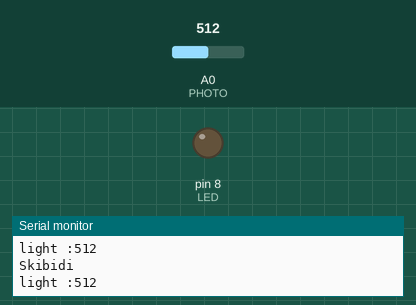
Simulated run of this sketch. Board: Arduino Uno, built with avr-gcc and run on an emulated ATmega328P. Shown: output pins drawn as LEDs (lit = HIGH), the last lines printed to the serial monitor. The inputs (shaded band) are chosen by the test bench; at power-on: A0 (PHOTO) = 512.

Above: at 1.3 s.
1.4 s: A0 (PHOTO) set to 259
2.9 s: A0 (PHOTO) set to 241
At 3.8 s:
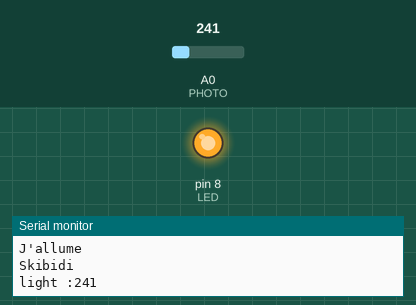
Timing chart, 0 to 5.9 s (numbered marks = the images above; inputs shaded):
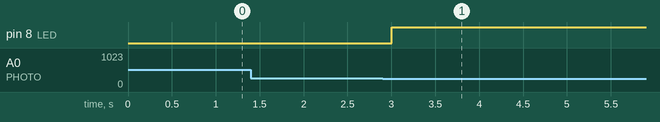

Measured:
- the behaviour switches between 251 and 250 on A0 (PHOTO) (found by bisection; images 0 and 1)
- after the input at 2.9 s, pin 8 (LED): LOW → HIGH after 0.10 s

The sketch:

test4.ino
```cpp
#define PHOTO A0
#define LED 8
#define MIN 250
#define MAX 450

bool allume = false;

void setup() {
  // put your setup code here, to run once:
  pinMode(LED, OUTPUT);
  Serial.begin(9600);
}

void loop() {
  // put your main code here, to run repeatedly:
  Serial.print("Skibidi\n");
  int x = analogRead(PHOTO);
  Serial.print("light :");
  Serial.println(x);

  if (x <= MIN){
    digitalWrite(LED, HIGH);
    if (!allume){
      Serial.println("J'allume");
    }
    allume = true;


  } else if(x >= MAX){
    digitalWrite(LED, LOW);
    if (allume){
      Serial.println("J'eteint");
    }
    allume = false;
  }


  delay(500);
}
```
